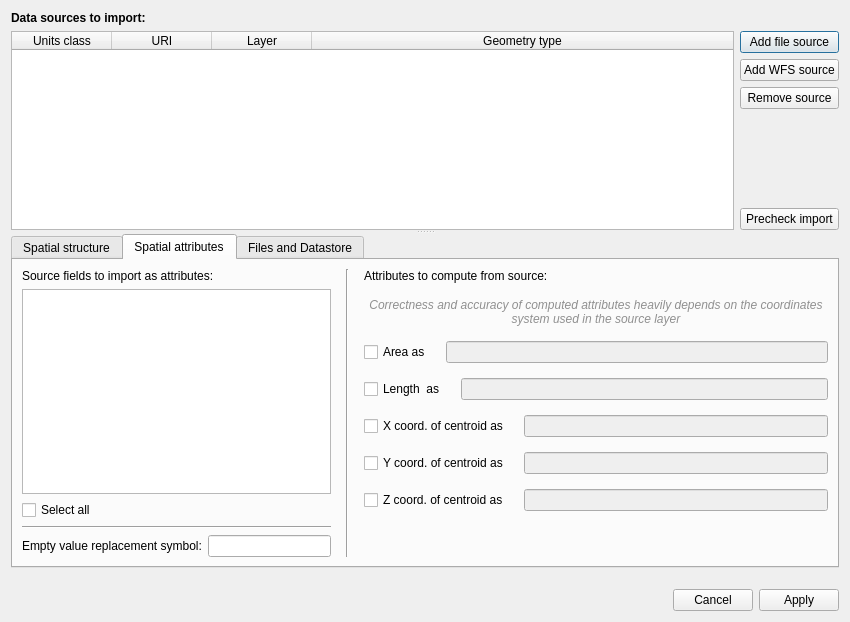
<?xml version="1.0" encoding="UTF-8"?>
<ui version="4.0">
 <class>OGRGDALDialog</class>
 <widget class="QDialog" name="OGRGDALDialog">
  <property name="geometry">
   <rect>
    <x>0</x>
    <y>0</y>
    <width>850</width>
    <height>622</height>
   </rect>
  </property>
  <property name="windowTitle">
   <string notr="true">Dialog</string>
  </property>
  <layout class="QVBoxLayout" name="verticalLayout_4">
   <property name="spacing">
    <number>12</number>
   </property>
   <item>
    <widget class="QWidget" name="widget" native="true">
     <layout class="QVBoxLayout" name="verticalLayout">
      <property name="leftMargin">
       <number>0</number>
      </property>
      <property name="topMargin">
       <number>0</number>
      </property>
      <property name="rightMargin">
       <number>0</number>
      </property>
      <item>
       <widget class="QSplitter" name="splitter">
        <property name="orientation">
         <enum>Qt::Vertical</enum>
        </property>
        <widget class="QWidget" name="widget_2" native="true">
         <layout class="QVBoxLayout" name="verticalLayout_2">
          <property name="leftMargin">
           <number>0</number>
          </property>
          <property name="rightMargin">
           <number>0</number>
          </property>
          <item>
           <widget class="QLabel" name="label">
            <property name="font">
             <font>
              <weight>75</weight>
              <bold>true</bold>
             </font>
            </property>
            <property name="text">
             <string>Data sources to import:</string>
            </property>
           </widget>
          </item>
          <item>
           <layout class="QHBoxLayout" name="horizontalLayout">
            <item>
             <widget class="QTableWidget" name="SourcesTableWidget">
              <property name="editTriggers">
               <set>QAbstractItemView::NoEditTriggers</set>
              </property>
              <property name="selectionMode">
               <enum>QAbstractItemView::SingleSelection</enum>
              </property>
              <property name="selectionBehavior">
               <enum>QAbstractItemView::SelectRows</enum>
              </property>
              <property name="textElideMode">
               <enum>Qt::ElideRight</enum>
              </property>
              <attribute name="horizontalHeaderStretchLastSection">
               <bool>true</bool>
              </attribute>
              <attribute name="verticalHeaderVisible">
               <bool>false</bool>
              </attribute>
              <column>
               <property name="text">
                <string>Units class</string>
               </property>
              </column>
              <column>
               <property name="text">
                <string>URI</string>
               </property>
              </column>
              <column>
               <property name="text">
                <string>Layer</string>
               </property>
              </column>
              <column>
               <property name="text">
                <string>Geometry type</string>
               </property>
              </column>
             </widget>
            </item>
            <item>
             <layout class="QVBoxLayout" name="verticalLayout_5">
              <item>
               <widget class="QPushButton" name="AddFileButton">
                <property name="text">
                 <string>Add file source</string>
                </property>
               </widget>
              </item>
              <item>
               <widget class="QPushButton" name="AddWFSButton">
                <property name="text">
                 <string>Add WFS source</string>
                </property>
               </widget>
              </item>
              <item>
               <widget class="QPushButton" name="RemoveButton">
                <property name="text">
                 <string>Remove source</string>
                </property>
               </widget>
              </item>
              <item>
               <spacer name="verticalSpacer">
                <property name="orientation">
                 <enum>Qt::Vertical</enum>
                </property>
                <property name="sizeHint" stdset="0">
                 <size>
                  <width>20</width>
                  <height>40</height>
                 </size>
                </property>
               </spacer>
              </item>
              <item>
               <widget class="QPushButton" name="PrecheckButton">
                <property name="text">
                 <string>Precheck import</string>
                </property>
               </widget>
              </item>
             </layout>
            </item>
           </layout>
          </item>
         </layout>
        </widget>
        <widget class="QWidget" name="widget_3" native="true">
         <layout class="QVBoxLayout" name="verticalLayout_3">
          <property name="leftMargin">
           <number>0</number>
          </property>
          <property name="rightMargin">
           <number>0</number>
          </property>
          <item>
           <widget class="QTabWidget" name="ConfigTabWidget">
            <property name="currentIndex">
             <number>1</number>
            </property>
            <widget class="QWidget" name="StructureTab">
             <attribute name="title">
              <string>Spatial structure</string>
             </attribute>
             <layout class="QVBoxLayout" name="verticalLayout_7">
              <item>
               <spacer name="verticalSpacer_7">
                <property name="orientation">
                 <enum>Qt::Vertical</enum>
                </property>
                <property name="sizeType">
                 <enum>QSizePolicy::Fixed</enum>
                </property>
                <property name="sizeHint" stdset="0">
                 <size>
                  <width>20</width>
                  <height>10</height>
                 </size>
                </property>
               </spacer>
              </item>
              <item>
               <layout class="QHBoxLayout" name="horizontalLayout_5">
                <item>
                 <widget class="QLabel" name="label_2">
                  <property name="text">
                   <string>Units class to create:</string>
                  </property>
                 </widget>
                </item>
                <item>
                 <widget class="QLineEdit" name="UnitsClassLineEdit"/>
                </item>
                <item>
                 <spacer name="horizontalSpacer_3">
                  <property name="orientation">
                   <enum>Qt::Horizontal</enum>
                  </property>
                  <property name="sizeHint" stdset="0">
                   <size>
                    <width>40</width>
                    <height>20</height>
                   </size>
                  </property>
                 </spacer>
                </item>
               </layout>
              </item>
              <item>
               <layout class="QHBoxLayout" name="horizontalLayout_7" stretch="0,1">
                <item>
                 <widget class="QLabel" name="label_7">
                  <property name="font">
                   <font>
                    <italic>true</italic>
                   </font>
                  </property>
                  <property name="text">
                   <string>The units IDs are contained in the &quot;OFLD_ID&quot; field of the layer</string>
                  </property>
                 </widget>
                </item>
                <item>
                 <spacer name="horizontalSpacer_4">
                  <property name="orientation">
                   <enum>Qt::Horizontal</enum>
                  </property>
                  <property name="sizeHint" stdset="0">
                   <size>
                    <width>40</width>
                    <height>20</height>
                   </size>
                  </property>
                 </spacer>
                </item>
               </layout>
              </item>
              <item>
               <spacer name="verticalSpacer_9">
                <property name="orientation">
                 <enum>Qt::Vertical</enum>
                </property>
                <property name="sizeType">
                 <enum>QSizePolicy::Fixed</enum>
                </property>
                <property name="sizeHint" stdset="0">
                 <size>
                  <width>20</width>
                  <height>10</height>
                 </size>
                </property>
               </spacer>
              </item>
              <item>
               <layout class="QHBoxLayout" name="horizontalLayout_9" stretch="0,1,1">
                <item>
                 <widget class="QLabel" name="label_8">
                  <property name="text">
                   <string>Source field for process order of units:</string>
                  </property>
                 </widget>
                </item>
                <item>
                 <widget class="QComboBox" name="PcsOrdComboBox"/>
                </item>
                <item>
                 <spacer name="horizontalSpacer_5">
                  <property name="orientation">
                   <enum>Qt::Horizontal</enum>
                  </property>
                  <property name="sizeHint" stdset="0">
                   <size>
                    <width>40</width>
                    <height>20</height>
                   </size>
                  </property>
                 </spacer>
                </item>
               </layout>
              </item>
              <item>
               <spacer name="verticalSpacer_3">
                <property name="orientation">
                 <enum>Qt::Vertical</enum>
                </property>
                <property name="sizeType">
                 <enum>QSizePolicy::Fixed</enum>
                </property>
                <property name="sizeHint" stdset="0">
                 <size>
                  <width>20</width>
                  <height>10</height>
                 </size>
                </property>
               </spacer>
              </item>
              <item>
               <widget class="QFrame" name="frame">
                <property name="frameShape">
                 <enum>QFrame::HLine</enum>
                </property>
                <property name="frameShadow">
                 <enum>QFrame::Sunken</enum>
                </property>
               </widget>
              </item>
              <item>
               <spacer name="verticalSpacer_6">
                <property name="orientation">
                 <enum>Qt::Vertical</enum>
                </property>
                <property name="sizeType">
                 <enum>QSizePolicy::Fixed</enum>
                </property>
                <property name="sizeHint" stdset="0">
                 <size>
                  <width>20</width>
                  <height>10</height>
                 </size>
                </property>
               </spacer>
              </item>
              <item>
               <layout class="QHBoxLayout" name="horizontalLayout_6" stretch="0,1,1">
                <item>
                 <widget class="QLabel" name="label_3">
                  <property name="sizePolicy">
                   <sizepolicy hsizetype="Maximum" vsizetype="Preferred">
                    <horstretch>0</horstretch>
                    <verstretch>0</verstretch>
                   </sizepolicy>
                  </property>
                  <property name="text">
                   <string>Source field for &quot;To&quot; connections:</string>
                  </property>
                 </widget>
                </item>
                <item>
                 <widget class="QComboBox" name="ToConnectComboBox"/>
                </item>
                <item>
                 <spacer name="horizontalSpacer">
                  <property name="orientation">
                   <enum>Qt::Horizontal</enum>
                  </property>
                  <property name="sizeHint" stdset="0">
                   <size>
                    <width>40</width>
                    <height>20</height>
                   </size>
                  </property>
                 </spacer>
                </item>
               </layout>
              </item>
              <item>
               <layout class="QHBoxLayout" name="horizontalLayout_3" stretch="0,1,1">
                <item>
                 <widget class="QLabel" name="label_4">
                  <property name="sizePolicy">
                   <sizepolicy hsizetype="Maximum" vsizetype="Preferred">
                    <horstretch>0</horstretch>
                    <verstretch>0</verstretch>
                   </sizepolicy>
                  </property>
                  <property name="text">
                   <string>Source field for &quot;Child of&quot; connections:</string>
                  </property>
                 </widget>
                </item>
                <item>
                 <widget class="QComboBox" name="ChildofConnectComboBox"/>
                </item>
                <item>
                 <spacer name="horizontalSpacer_2">
                  <property name="orientation">
                   <enum>Qt::Horizontal</enum>
                  </property>
                  <property name="sizeHint" stdset="0">
                   <size>
                    <width>40</width>
                    <height>20</height>
                   </size>
                  </property>
                 </spacer>
                </item>
               </layout>
              </item>
              <item>
               <spacer name="verticalSpacer_4">
                <property name="orientation">
                 <enum>Qt::Vertical</enum>
                </property>
                <property name="sizeHint" stdset="0">
                 <size>
                  <width>20</width>
                  <height>40</height>
                 </size>
                </property>
               </spacer>
              </item>
             </layout>
            </widget>
            <widget class="QWidget" name="AttributesTab">
             <attribute name="title">
              <string>Spatial attributes</string>
             </attribute>
             <layout class="QVBoxLayout" name="verticalLayout_10">
              <item>
               <layout class="QHBoxLayout" name="horizontalLayout_8" stretch="2,0,3">
                <property name="spacing">
                 <number>15</number>
                </property>
                <item>
                 <layout class="QVBoxLayout" name="verticalLayout_8">
                  <property name="spacing">
                   <number>6</number>
                  </property>
                  <item>
                   <widget class="QLabel" name="label_5">
                    <property name="text">
                     <string>Source fields to import as attributes:</string>
                    </property>
                   </widget>
                  </item>
                  <item>
                   <widget class="QListWidget" name="AttributesListWidget">
                    <property name="editTriggers">
                     <set>QAbstractItemView::NoEditTriggers</set>
                    </property>
                    <property name="selectionMode">
                     <enum>QAbstractItemView::NoSelection</enum>
                    </property>
                    <property name="selectionBehavior">
                     <enum>QAbstractItemView::SelectItems</enum>
                    </property>
                   </widget>
                  </item>
                  <item>
                   <widget class="QCheckBox" name="SelectAllCheckBox">
                    <property name="text">
                     <string>Select all</string>
                    </property>
                    <property name="tristate">
                     <bool>false</bool>
                    </property>
                   </widget>
                  </item>
                  <item>
                   <widget class="Line" name="line">
                    <property name="orientation">
                     <enum>Qt::Horizontal</enum>
                    </property>
                   </widget>
                  </item>
                  <item>
                   <layout class="QHBoxLayout" name="horizontalLayout_15">
                    <item>
                     <widget class="QLabel" name="label_10">
                      <property name="text">
                       <string>Empty value replacement symbol:</string>
                      </property>
                     </widget>
                    </item>
                    <item>
                     <widget class="QLineEdit" name="EmptyStringLineEdit">
                      <property name="text">
                       <string notr="true"/>
                      </property>
                      <property name="placeholderText">
                       <string/>
                      </property>
                     </widget>
                    </item>
                   </layout>
                  </item>
                 </layout>
                </item>
                <item>
                 <widget class="QFrame" name="frame_2">
                  <property name="frameShape">
                   <enum>QFrame::VLine</enum>
                  </property>
                  <property name="frameShadow">
                   <enum>QFrame::Sunken</enum>
                  </property>
                 </widget>
                </item>
                <item>
                 <layout class="QVBoxLayout" name="verticalLayout_9">
                  <item>
                   <widget class="QLabel" name="label_6">
                    <property name="text">
                     <string>Attributes to compute from source:</string>
                    </property>
                   </widget>
                  </item>
                  <item>
                   <widget class="QLabel" name="label_9">
                    <property name="font">
                     <font>
                      <italic>true</italic>
                     </font>
                    </property>
                    <property name="styleSheet">
                     <string notr="true">color : #909090;</string>
                    </property>
                    <property name="text">
                     <string>Correctness and accuracy of computed attributes heavily depends on the coordinates system used in the source layer</string>
                    </property>
                    <property name="alignment">
                     <set>Qt::AlignCenter</set>
                    </property>
                    <property name="wordWrap">
                     <bool>true</bool>
                    </property>
                    <property name="margin">
                     <number>0</number>
                    </property>
                   </widget>
                  </item>
                  <item>
                   <layout class="QHBoxLayout" name="horizontalLayout_10">
                    <item>
                     <widget class="QCheckBox" name="ComputeAreaCheckBox">
                      <property name="text">
                       <string>Area as</string>
                      </property>
                     </widget>
                    </item>
                    <item>
                     <widget class="QLineEdit" name="ComputeAreaLineEdit">
                      <property name="enabled">
                       <bool>false</bool>
                      </property>
                      <property name="text">
                       <string/>
                      </property>
                     </widget>
                    </item>
                   </layout>
                  </item>
                  <item>
                   <layout class="QHBoxLayout" name="horizontalLayout_11">
                    <item>
                     <widget class="QCheckBox" name="ComputeLengthCheckBox">
                      <property name="text">
                       <string>Length  as</string>
                      </property>
                     </widget>
                    </item>
                    <item>
                     <widget class="QLineEdit" name="ComputeLengthLineEdit">
                      <property name="enabled">
                       <bool>false</bool>
                      </property>
                      <property name="text">
                       <string/>
                      </property>
                     </widget>
                    </item>
                   </layout>
                  </item>
                  <item>
                   <layout class="QHBoxLayout" name="horizontalLayout_12">
                    <item>
                     <widget class="QCheckBox" name="ComputeXCentroidCheckBox">
                      <property name="text">
                       <string>X coord. of centroid as</string>
                      </property>
                     </widget>
                    </item>
                    <item>
                     <widget class="QLineEdit" name="ComputeXCentroidLineEdit">
                      <property name="enabled">
                       <bool>false</bool>
                      </property>
                      <property name="text">
                       <string/>
                      </property>
                     </widget>
                    </item>
                   </layout>
                  </item>
                  <item>
                   <layout class="QHBoxLayout" name="horizontalLayout_13">
                    <item>
                     <widget class="QCheckBox" name="ComputeYCentroidCheckBox">
                      <property name="text">
                       <string>Y coord. of centroid as</string>
                      </property>
                     </widget>
                    </item>
                    <item>
                     <widget class="QLineEdit" name="ComputeYCentroidLineEdit">
                      <property name="enabled">
                       <bool>false</bool>
                      </property>
                      <property name="text">
                       <string/>
                      </property>
                     </widget>
                    </item>
                   </layout>
                  </item>
                  <item>
                   <layout class="QHBoxLayout" name="horizontalLayout_14">
                    <item>
                     <widget class="QCheckBox" name="ComputeZCentroidCheckBox">
                      <property name="text">
                       <string>Z coord. of centroid as</string>
                      </property>
                     </widget>
                    </item>
                    <item>
                     <widget class="QLineEdit" name="ComputeZCentroidLineEdit">
                      <property name="enabled">
                       <bool>false</bool>
                      </property>
                      <property name="text">
                       <string/>
                      </property>
                     </widget>
                    </item>
                   </layout>
                  </item>
                  <item>
                   <spacer name="verticalSpacer_5">
                    <property name="orientation">
                     <enum>Qt::Vertical</enum>
                    </property>
                    <property name="sizeType">
                     <enum>QSizePolicy::Expanding</enum>
                    </property>
                    <property name="sizeHint" stdset="0">
                     <size>
                      <width>20</width>
                      <height>10</height>
                     </size>
                    </property>
                   </spacer>
                  </item>
                 </layout>
                </item>
               </layout>
              </item>
             </layout>
            </widget>
            <widget class="QWidget" name="FilesDatastoreTab">
             <attribute name="title">
              <string>Files and Datastore</string>
             </attribute>
             <layout class="QVBoxLayout" name="verticalLayout_6">
              <item>
               <spacer name="verticalSpacer_8">
                <property name="orientation">
                 <enum>Qt::Vertical</enum>
                </property>
                <property name="sizeType">
                 <enum>QSizePolicy::Fixed</enum>
                </property>
                <property name="sizeHint" stdset="0">
                 <size>
                  <width>20</width>
                  <height>10</height>
                 </size>
                </property>
               </spacer>
              </item>
              <item>
               <widget class="QLabel" name="InDatasetLabel">
                <property name="font">
                 <font>
                  <italic>true</italic>
                 </font>
                </property>
                <property name="text">
                 <string>Layer is already in project dataset</string>
                </property>
               </widget>
              </item>
              <item>
               <layout class="QHBoxLayout" name="horizontalLayout_4">
                <property name="topMargin">
                 <number>0</number>
                </property>
                <item>
                 <widget class="QCheckBox" name="DatasetImportCheckBox">
                  <property name="enabled">
                   <bool>true</bool>
                  </property>
                  <property name="text">
                   <string>Copy layer in project dataset as file:</string>
                  </property>
                 </widget>
                </item>
                <item>
                 <widget class="QLineEdit" name="DatasetImportLineEdit">
                  <property name="enabled">
                   <bool>false</bool>
                  </property>
                 </widget>
                </item>
               </layout>
              </item>
              <item>
               <layout class="QHBoxLayout" name="horizontalLayout_2">
                <item>
                 <widget class="QCheckBox" name="DatastoreIDCheckBox">
                  <property name="enabled">
                   <bool>true</bool>
                  </property>
                  <property name="text">
                   <string>Add layer copy in datastore with ID:</string>
                  </property>
                 </widget>
                </item>
                <item>
                 <widget class="QLineEdit" name="DatastoreIDLineEdit">
                  <property name="enabled">
                   <bool>false</bool>
                  </property>
                 </widget>
                </item>
               </layout>
              </item>
              <item>
               <spacer name="verticalSpacer_2">
                <property name="orientation">
                 <enum>Qt::Vertical</enum>
                </property>
                <property name="sizeHint" stdset="0">
                 <size>
                  <width>20</width>
                  <height>40</height>
                 </size>
                </property>
               </spacer>
              </item>
             </layout>
            </widget>
           </widget>
          </item>
         </layout>
        </widget>
       </widget>
      </item>
     </layout>
    </widget>
   </item>
   <item>
    <widget class="QDialogButtonBox" name="ButtonBox">
     <property name="standardButtons">
      <set>QDialogButtonBox::Apply|QDialogButtonBox::Cancel</set>
     </property>
    </widget>
   </item>
  </layout>
 </widget>
 <resources/>
 <connections/>
</ui>
